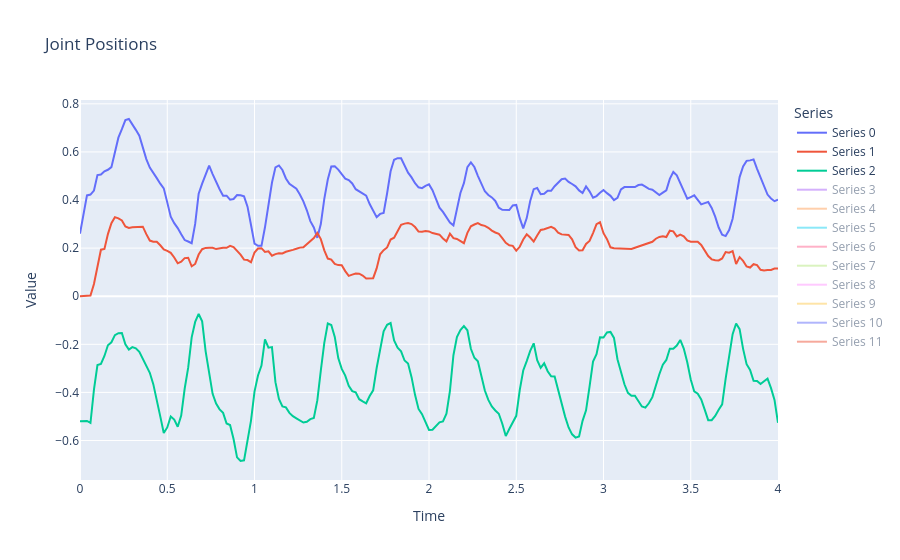

Write notebook code for a chart like this one.
### Code cell
joint_pos = jp.array([rollout[i].q[7:] for i in range(len(rollout))]) # ignore world-body joint
plotting.plot_multi_series(data=joint_pos, dt=0.02, display_axes=[0, 1, 2], title="Joint Positions")

### Figure 1 — Plotly figure (JSON) as saved in the notebook; plotly's stock layout.template omitted (floating-point values rounded to 4 significant figures; data arrays with more than 128 entries replaced by an {"elided": "..."} marker saying what was removed)
{"data": [{"mode": "lines", "name": "Series 0", "type": "scatter", "visible": true, "x": {"elided": "201 float values"}, "y": {"elided": "201 float values"}}, {"mode": "lines", "name": "Series 1", "type": "scatter", "visible": true, "x": {"elided": "201 float values"}, "y": {"elided": "201 float values"}}, {"mode": "lines", "name": "Series 2", "type": "scatter", "visible": true, "x": {"elided": "201 float values"}, "y": {"elided": "201 float values"}}, {"mode": "lines", "name": "Series 3", "type": "scatter", "visible": "legendonly", "x": {"elided": "201 float values"}, "y": {"elided": "201 float values"}}, {"mode": "lines", "name": "Series 4", "type": "scatter", "visible": "legendonly", "x": {"elided": "201 float values"}, "y": {"elided": "201 float values"}}, {"mode": "lines", "name": "Series 5", "type": "scatter", "visible": "legendonly", "x": {"elided": "201 float values"}, "y": {"elided": "201 float values"}}, {"mode": "lines", "name": "Series 6", "type": "scatter", "visible": "legendonly", "x": {"elided": "201 float values"}, "y": {"elided": "201 float values"}}, {"mode": "lines", "name": "Series 7", "type": "scatter", "visible": "legendonly", "x": {"elided": "201 float values"}, "y": {"elided": "201 float values"}}, {"mode": "lines", "name": "Series 8", "type": "scatter", "visible": "legendonly", "x": {"elided": "201 float values"}, "y": {"elided": "201 float values"}}, {"mode": "lines", "name": "Series 9", "type": "scatter", "visible": "legendonly", "x": {"elided": "201 float values"}, "y": {"elided": "201 float values"}}, {"mode": "lines", "name": "Series 10", "type": "scatter", "visible": "legendonly", "x": {"elided": "201 float values"}, "y": {"elided": "201 float values"}}, {"mode": "lines", "name": "Series 11", "type": "scatter", "visible": "legendonly", "x": {"elided": "201 float values"}, "y": {"elided": "201 float values"}}], "layout": {"legend": {"title": {"text": "Series"}}, "title": {"text": "Joint Positions"}, "xaxis": {"title": {"text": "Time"}}, "yaxis": {"title": {"text": "Value"}}}}
